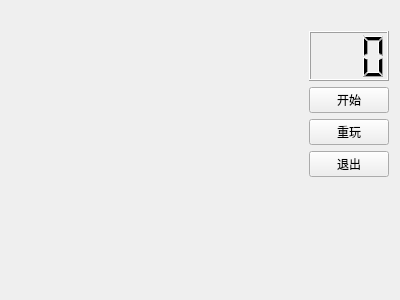
<?xml version="1.0" encoding="UTF-8"?>
<ui version="4.0">
 <class>AgainGame</class>
 <widget class="QWidget" name="AgainGame">
  <property name="geometry">
   <rect>
    <x>0</x>
    <y>0</y>
    <width>400</width>
    <height>300</height>
   </rect>
  </property>
  <property name="windowTitle">
   <string>AgainGame</string>
  </property>
  <layout class="QGridLayout" name="gridLayout">
   <item row="0" column="0">
    <spacer name="horizontalSpacer">
     <property name="orientation">
      <enum>Qt::Horizontal</enum>
     </property>
     <property name="sizeHint" stdset="0">
      <size>
       <width>271</width>
       <height>20</height>
      </size>
     </property>
    </spacer>
   </item>
   <item row="0" column="1">
    <layout class="QVBoxLayout" name="verticalLayout">
     <item>
      <widget class="QLabel" name="label">
       <property name="maximumSize">
        <size>
         <width>100</width>
         <height>100</height>
        </size>
       </property>
       <property name="text">
        <string/>
       </property>
       <property name="pixmap">
        <pixmap resource="picture.qrc">:/new/prefix1/yanzi.jpg</pixmap>
       </property>
       <property name="scaledContents">
        <bool>true</bool>
       </property>
      </widget>
     </item>
     <item>
      <widget class="QLCDNumber" name="lcdNumber">
       <property name="minimumSize">
        <size>
         <width>30</width>
         <height>50</height>
        </size>
       </property>
       <property name="numDigits">
        <number>3</number>
       </property>
      </widget>
     </item>
     <item>
      <widget class="QPushButton" name="pushButtonStart_2">
       <property name="text">
        <string>开始</string>
       </property>
      </widget>
     </item>
     <item>
      <widget class="QPushButton" name="pushButtonStart">
       <property name="text">
        <string>重玩</string>
       </property>
      </widget>
     </item>
     <item>
      <widget class="QPushButton" name="pushButtonQuit">
       <property name="text">
        <string>退出</string>
       </property>
      </widget>
     </item>
     <item>
      <spacer name="verticalSpacer_2">
       <property name="orientation">
        <enum>Qt::Vertical</enum>
       </property>
       <property name="sizeHint" stdset="0">
        <size>
         <width>20</width>
         <height>40</height>
        </size>
       </property>
      </spacer>
     </item>
    </layout>
   </item>
  </layout>
 </widget>
 <layoutdefault spacing="6" margin="11"/>
 <resources>
  <include location="picture.qrc"/>
 </resources>
 <connections/>
</ui>
